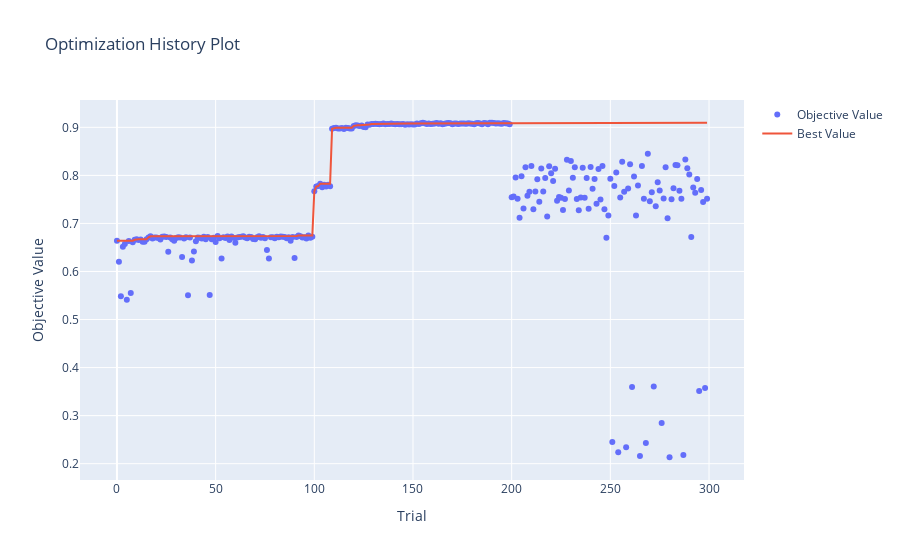

Notebook source saved alongside this figure:
### Code cell
optuna.visualization.plot_optimization_history(study)

### Figure 1 — Plotly figure (JSON) as saved in the notebook; plotly's stock layout.template omitted (floating-point values rounded to 4 significant figures; data arrays with more than 128 entries replaced by an {"elided": "..."} marker saying what was removed)
{"data": [{"mode": "markers", "name": "Objective Value", "type": "scatter", "x": {"elided": "300 int values"}, "y": {"elided": "300 float values"}}, {"name": "Best Value", "type": "scatter", "x": {"elided": "300 int values"}, "y": {"elided": "300 float values"}}], "layout": {"title": {"text": "Optimization History Plot"}, "xaxis": {"title": {"text": "Trial"}}, "yaxis": {"title": {"text": "Objective Value"}}}}
